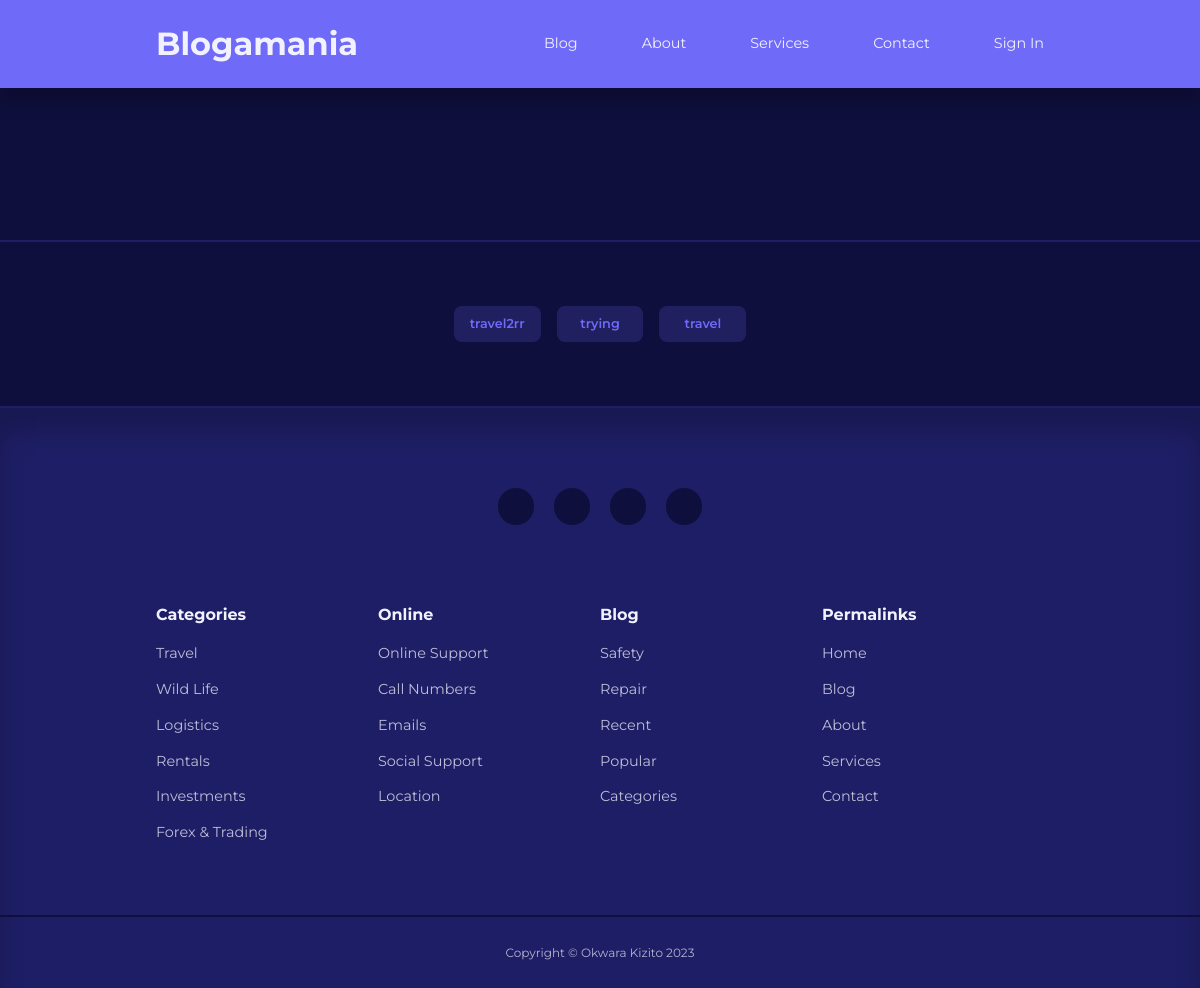
Before: / with the older database file.
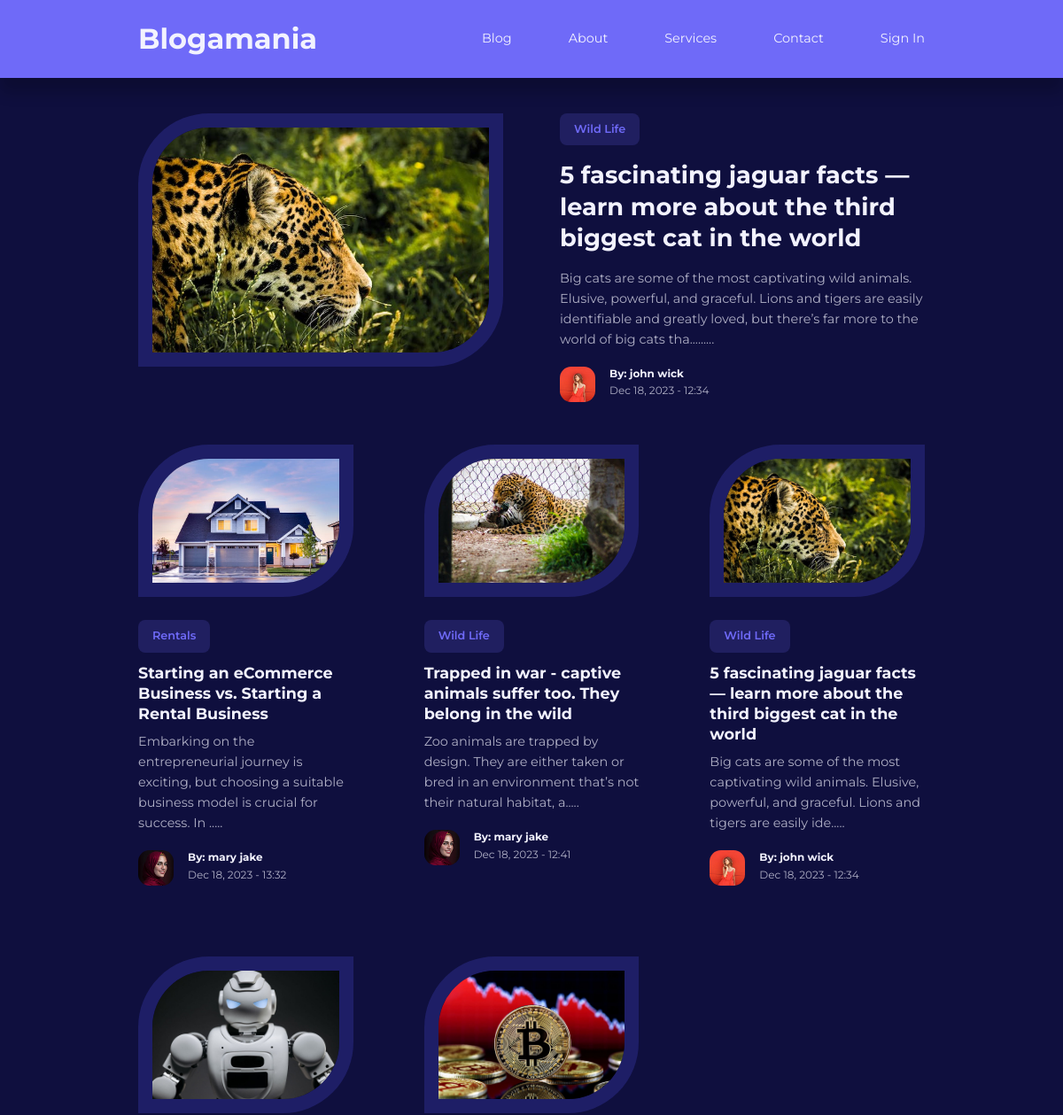
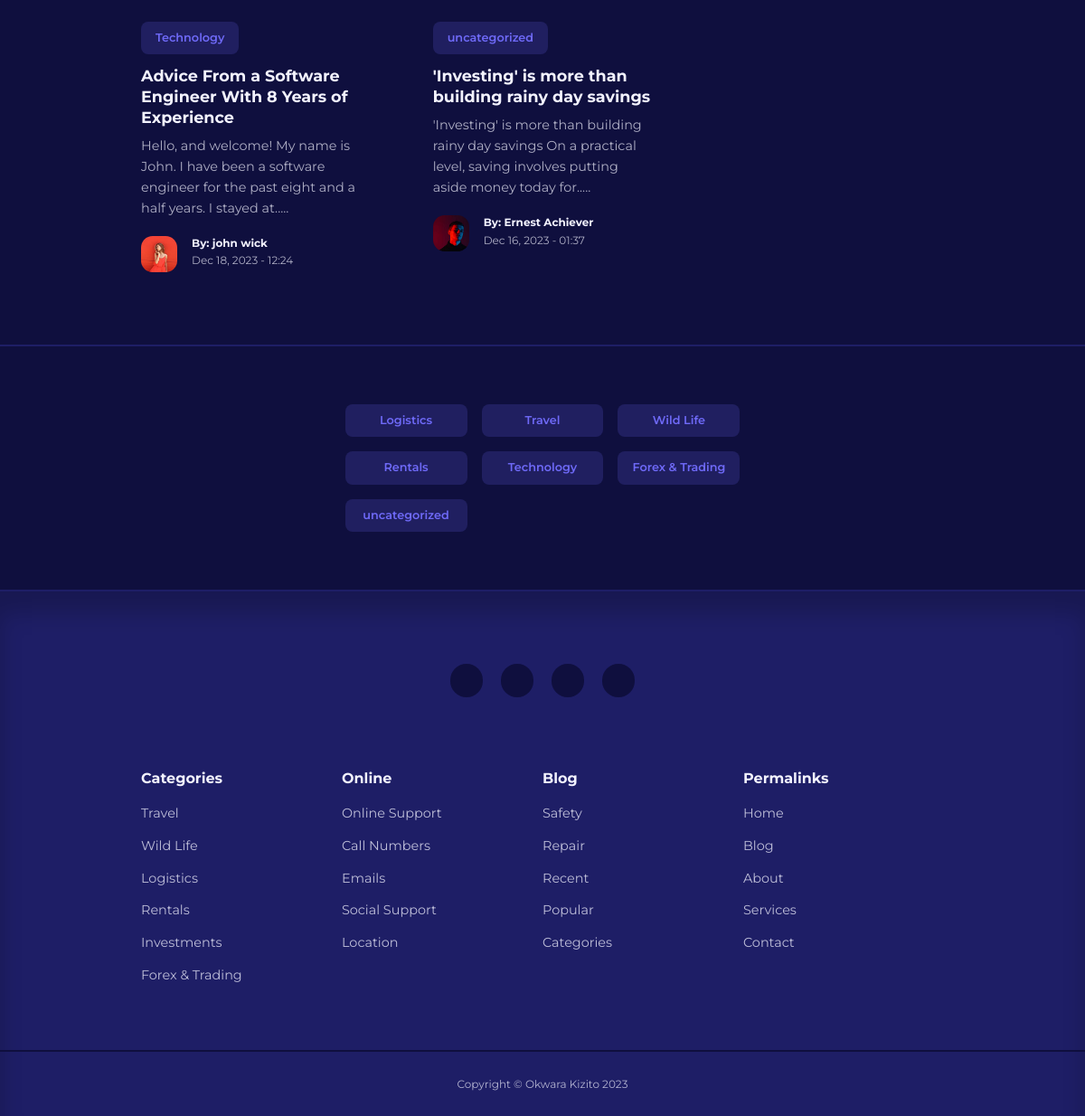
After: the same page with the newer database file (2 pictures, top to bottom).
### tables this page shows
CREATE TABLE IF NOT EXISTS `categories` (
  `id` int NOT NULL AUTO_INCREMENT,
  `title` varchar(50) NOT NULL,
  `description` text NOT NULL,
  `token` text NOT NULL,
  PRIMARY KEY (`id`)
);

CREATE TABLE IF NOT EXISTS `posts` (
  `id` int UNSIGNED NOT NULL AUTO_INCREMENT,
  `title` varchar(255) NOT NULL,
  `body` text NOT NULL,
  `thumbnail` varchar(255) NOT NULL,
  `date_time` timestamp NOT NULL DEFAULT CURRENT_TIMESTAMP,
  `category_id` int UNSIGNED DEFAULT NULL,
  `author_id` int UNSIGNED NOT NULL,
  `is_featured` tinyint(1) NOT NULL,
  PRIMARY KEY (`id`),
  KEY `FK_blogamania_category` (`category_id`),
  KEY `FK_blogamania_author` (`author_id`)
);

CREATE TABLE IF NOT EXISTS `users` (
  `id` int NOT NULL AUTO_INCREMENT,
  `firstname` varchar(50) NOT NULL,
  `lastname` varchar(50) NOT NULL,
  `username` varchar(50) NOT NULL,
  `email` varchar(30) NOT NULL,
  `pass_word` text NOT NULL,
  `avatar` varchar(50) NOT NULL,
  `is_admin` tinyint(1) NOT NULL,
  `token` text NOT NULL,
  PRIMARY KEY (`id`)
);

### index.php (the view, shortened to what this page needs)
<?php include("partials/header.php");
$query_featured = "SELECT * FROM posts WHERE is_featured = 1";
$result_featured = mysqli_query($conn,$query_featured);
$featured = mysqli_fetch_assoc($result_featured);
$query_post = "SELECT * FROM posts ORDER BY date_time DESC LIMIT 9";
$result_post = mysqli_query($conn,$query_post);
?>
    <?php if(mysqli_num_rows($result_featured) == 1) : ?>
    <section class="featured">
      <div class="container featured__container">
        <div class="post__thumbnail">
          <img src="images/<?= $featured['thumbnail']?>" alt="" />
        </div>
        <div class="post__info">
        <?php
        $category_id = $featured['category_id'];
        $query_cat = "SELECT * FROM categories WHERE id = $category_id";
        $result_cat = mysqli_query($conn,$query_cat);
        $row = mysqli_fetch_assoc($result_cat);
        ?>
          <a href="<?= ROOT_URL ?>category-post.php?id=<?= base64_encode($featured['category_id'])?>" class="category__button"><?= $row['title']?></a>
          <h2 class="post__title">
            <a href="<?= ROOT_URL?>post.php?id=<?= base64_encode($featured['id'])?>"
              ><?= $featured['title']?>
            </a>
          </h2>
          <p class="post__body">
           <?= substr($featured['body'], 0, 200)?>.........
          </p>
          <div class="post__author">
            <?php
              $author_id = $featured['author_id'];
              $query_author = "SELECT * FROM users WHERE id = $author_id";
              $result_author = mysqli_query($conn,$query_author);
              $row_author = mysqli_fetch_assoc($result_author);
            ?>
            <div class="post__author-avatar">
              <img src="images/<?= $row_author['avatar']?>" alt="" />
            </div>
            <div class="post__author-info">
              <h5>By: <?= "{$row_author['firstname']} {$row_author['lastname']}"?></h5>
              <small><?= date("M d, Y - H:i", strtotime($featured['date_time']))?></small>
            </div>
          </div>
        </div>
      </div>
    </section>
    <?php endif ?>
    <section class="posts <?= $featured ? '' : 'section__extra-margin'?>">
      <div class="container posts__container">
        <?php while($row_post = mysqli_fetch_assoc($result_post)) : ?>
        <article class="post">
          <div class="post__thumbnail">
            <img src="images/<?= $row_post['thumbnail'] ?>" alt="" />
          </div>
          <div class="post__info">
          <?php
        $category_id = $row_post['category_id'];
        $query_cat = "SELECT * FROM categories WHERE id = $category_id";
        $result_cat = mysqli_query($conn,$query_cat);
        $row = mysqli_fetch_assoc($result_cat);
        ?>
            <a href="<?= ROOT_URL?>category-post.php?id=<?= base64_encode($row_post['category_id'])?>" class="category__button"><?= $row['title']?></a>
            <h3 class="post__title">
              <a href="<?= ROOT_URL?>post.php?id=<?= base64_encode($row_post['id'])?>"
                ><?= $row_post['title']?></a
              >
            </h3>
            <p class="post__body">
              <?= substr($row_post['body'], 0 ,120)?>.....
            </p>
            <div class="post__author">
            <?php
              $author_id = $row_post['author_id'];
              $query_author = "SELECT * FROM users WHERE id = $author_id";
              $result_author = mysqli_query($conn,$query_author);
              $row_author = mysqli_fetch_assoc($result_author);
            ?>
              <div class="post__author-avatar">
                <img src="images/<?= $row_author['avatar']?>" alt="" />
              </div>
              <div class="post__author-info">
                <h5>By: <?= "{$row_author['firstname']} {$row_author['lastname']}"?></h5>
                <small><?= date("M d, Y - H:i", strtotime($row_post['date_time']))?></small>
              </div>
            </div>
          </div>
        </article>
      <?php endwhile ?>
      </div>
    </section>
    <section class="category__buttons">
      <div class="container category__buttons-container">
        <?php
          $all_categories = "SELECT * FROM categories";
          $result_categories = mysqli_query($conn,$all_categories);
        ?>
        <?php while( $category_row = mysqli_fetch_assoc($result_categories)) : ?>
        <a href="<?= ROOT_URL?>category-post.php?id=<?= base64_encode($category_row['id'])?>" class="category__button"><?= $category_row['title']?></a>
        <?php endwhile ?>
      </div>
    </section>
<?php include("partials/footer.php"); ?>
  </body>
</html>

Changed rows visible on the page:
removed categories: title "travel2rr"
removed categories: title "trying"
removed categories: title "travel"
added posts: thumbnail (picture), title "5 fascinating jaguar facts — learn more about the third biggest cat in the world", body "Big cats are some of the most captivating wild animals. Elusive, powerful, and graceful. Lions and tigers are easily identifiable and greatly loved, but there’s far more to the world of big cats tha", date_time "Dec 18, 2023 - 12:34", category.title "Wild Life", body "Big cats are some of the most captivating wild animals. Elusive, powerful, and graceful. Lions and tigers are easily ide", author.avatar (picture), author.firstname "john", author.lastname "wick"
added categories: title "Wild Life"
now on this page (row unchanged): users: avatar (picture), firstname "john", lastname "wick"
added posts: thumbnail (picture), category.title "Rentals", title "Starting an eCommerce Business vs. Starting a Rental Business", body "Embarking on the entrepreneurial journey is exciting, but choosing a suitable business model is crucial for success. In", author.avatar (picture), author.firstname "mary", author.lastname "jake", date_time "Dec 18, 2023 - 13:32"
added posts: thumbnail (picture), category.title "Wild Life", title "Trapped in war - captive animals suffer too. They belong in the wild", body "Zoo animals are trapped by design. They are either taken or bred in an environment that’s not their natural habitat, a", author.avatar (picture), author.firstname "mary", author.lastname "jake", date_time "Dec 18, 2023 - 12:41"
added posts: thumbnail (picture), category.title "Technology", title "Advice From a Software Engineer With 8 Years of Experience", body "Hello, and welcome! My name is John. I have been a software engineer for the past eight and a half years. I stayed at", author.avatar (picture), author.firstname "john", author.lastname "wick", date_time "Dec 18, 2023 - 12:24"
added posts: thumbnail (picture), category.title "uncategorized", title "'Investing' is more than building rainy day savings", body "'Investing' is more than building rainy day savings On a practical level, saving involves putting aside money today for", author.avatar (picture), author.firstname "Ernest", author.lastname "Achiever", date_time "Dec 16, 2023 - 01:37"
added categories: title "Logistics"
added categories: title "Travel"
added categories: title "Rentals"
added categories: title "Technology"
added categories: title "Forex & Trading"
added categories: title "uncategorized"
Other visible differences:
text now shown: "......... By:"
